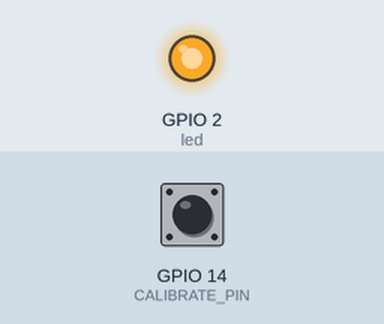
Simulated run of this sketch. Board: ESP8266 (NodeMCU). Shown: output pins drawn as LEDs (lit = HIGH). The inputs (shaded band) are chosen by the test bench; at power-on: GPIO 14 (CALIBRATE_PIN) HIGH. WiFi joins after 1.5 s; servers stay silent unless stated; what the sketch prints to the serial monitor is not drawn. At 0.3 s the program puts the board to deep sleep or switches it off; the recording ends there.

Above: at 0.13 s.
Timing chart, 0 to 0.3 s (numbered marks = the images above):
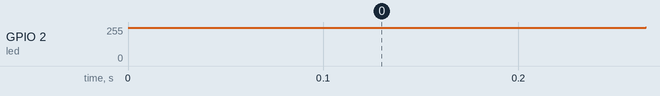

The sketch:

weeSpindel_firmware.ino
```cpp
// Stripped down version of the iSpindel logic, using ESP-NOW to
// transmit data packets. The data is formatted as a MQTT-style JSON
// message, with a "topic payload" structure. This allows a ESP-NOW
// gateway to bounce it straight to a MQTT broker.
//
// Note that this drops the DS18B20. The MPU sensor seems like it's in the
// same ballpark (usually under .5C difference), although it is
// a bit slower at catching temperature changes.

extern "C" {
  #include <espnow.h>
  #include <user_interface.h>
}
#include <ESP8266WiFi.h>
#include <ArduinoJson.h>
#include <Wire.h>

#include "I2Cdev.h"
#include "MPU6050_6Axis_MotionApps20.h"

// this isn't important unless you're trying to make a completely
// wireless bridge work.
#define WIFI_CHANNEL 7

// Time to linger after a transmit. In practice, we should never
// actually timeout since we'll sleep as soon as the transmit
// completes.
#define SEND_TIMEOUT 50

// Maximum time to be awake, in ms. This is needed in case the MPU sensor
// fails to return any samples.
#define WAKE_TIMEOUT  250

// I2C pins
#define SDA_PIN 4
#define SCL_PIN 5

// pull low to run in calibration mode
#define CALIBRATE_PIN 14

// number of tilt samples to average
#define MAX_SAMPLES 5

// Normal interval should be long enough to stretch out battery life. Since
// we're using the MPU temp sensor, we're probably going to see slower
// response times so longer intervals aren't a terrible idea.
#define NORMAL_INTERVAL 1800

// In calibration mode, we need more frequent updates.
#define CALIBRATION_INTERVAL 30

// This prefixes the identifier in the JSON message, which
// I feed directly to MQTT.
#define TOPIC_PREFIX "sensors/"

// When the battery cell (default assumes NiMH) gets this low,
// the ESP switches to every
// LOW_VOLTAGE_MULTIPLIER*SLEEP_UPDATE_INTERVAL second updates. Hopefully
// someone is monitoring that stuff and can swap batteries before it really dies.
#define LOW_VOLTAGE_THRESHOLD 1.2
#define LOW_VOLTAGE_MULTIPLIER 4

// when we booted
static unsigned long started = 0;

// This eliminates the intense startup spike caused by RF calibration.
// Without it, booting from an AAA NiMH is unreliable unless it's fresh
// off the charger. Normal deep sleeps have RFCAL disabled, so that hasn't been
// a huge problem.
RF_PRE_INIT() {
  started = millis();

  // Note: we don't need the radio off entirely because we're going to need it
  // pretty soonish.
  system_phy_set_powerup_option(2);  // stop the RFCAL at boot
  wifi_set_opmode_current(NULL_MODE);  // set Wi-Fi to unconfigured, don't save to flash

  // this *shouldn't* be needed, but let's try it.
  wifi_fpm_set_sleep_type(MODEM_SLEEP_T);
}

//RF_MODE(RF_NO_CAL)  // maybe equivalent?

//------------------------------------------------------------
static String nodeid;
static MPU6050 mpu;
static long sleep_interval = NORMAL_INTERVAL;

//------------------------------------------------------------
static const int led = LED_BUILTIN;

static inline void ledOn() {
  // reduce the brightness a whole bunch
  analogWrite(led, PWMRANGE-20);
}
static inline void ledOff() {
  analogWrite(led,0);
  digitalWrite(led, HIGH);
}

//-----------------------------------------------------------------
static void putMpuToSleep() {
  static int slept = 0;
  if( slept==0 ) {
    mpu.setSleepEnabled(true);
  }
  slept = 1;

}

static void actuallySleep() {
  // If we haven't already done this...
  putMpuToSleep();

  double uptime = (millis() - started)/1000.;

  long willsleep = sleep_interval - uptime;
  if( willsleep <= sleep_interval/2) {
    // If we somehow ended up awake longer than half a sleep interval,
    // sleep longer. This shouldn't happen in practice.
    willsleep = sleep_interval;
  }
  Serial.printf("Deep sleeping %d seconds after %.3g awake\n", willsleep, uptime);

  ledOff();
  ESP.deepSleepInstant(willsleep * 1000000, WAKE_NO_RFCAL);
}

//-----------------------------------------------------------------
static double voltage = HUGE_VAL;

static inline double readVoltage() {
  // 4.03v to 1.0v voltage divider (1M -> 330k 1%)
  // NOTE: overkill for an NiMH cell, but the weeSpindel
  // has a 10440 Li-ion option too.
  return (voltage = map(analogRead(A0),0,1024,0,4000)/1000.);
}

//--------------------------------------------------------------
static unsigned nsamples = 0;
static float samples[MAX_SAMPLES];
static float temperature = 0.0;
static long sent = 0;  // time of transmission

float round1(float value) {
   return (int)(value * 10 + 0.5) / 10.0;
}

static void sendSensorData() {
  Serial.println("Sending data...");

  // NOTE: max message length is 250 bytes.
  StaticJsonBuffer<200> jsonBuffer;
  JsonObject& root = jsonBuffer.createObject();
  JsonArray& s = root.createNestedArray("samples");

  // calculate average. Median might
  // throw away initial "bad" readings.
  double sum = 0;
  for( int i = 0; i < nsamples; i ++ ) {
    sum += samples[i];
    // throw the samples into the message too
    s.add(round1(samples[i]));
  }

  root["tilt"] = round1(sum / nsamples);
  root["tt"] = round1(temperature);
  root["v"] = voltage;
  root["interval"] = sleep_interval;

  String jstr;
  root.printTo(jstr);

  String msg = TOPIC_PREFIX;
  msg += nodeid;
  msg += " ";
  msg += jstr;

  Serial.println(msg);

  // Bring up the network as late as possible
  // NOTE: if we don't do this, the default channel will always
  // be "1", which is great if everything is default, but if
  // you want to run a ESPNOW-to-WiFi bridge then the
  // ESPNOW and WiFi channels *must* always be identical.
  // And yes, it does seem to ignore the channel setting in
  // esp_now_add_peer(). Sorta.
  Serial.println("Initialize network");
  WiFi.forceSleepWake();
  WiFi.persistent(false);
  WiFi.mode(WIFI_STA);
  WiFi.begin(nodeid,nodeid,WIFI_CHANNEL,NULL,false);
  WiFi.disconnect();

  if( esp_now_init() != 0 ) {
    Serial.println("ESPNOW init failed");
    actuallySleep();
  }

  // Configure for broadcast.
  static uint8_t broadcast_mac[] = { 0xFF, 0xFF, 0xFF, 0xFF, 0xFF, 0xFF };
  esp_now_set_self_role(ESP_NOW_ROLE_CONTROLLER);
  esp_now_add_peer(broadcast_mac, ESP_NOW_ROLE_SLAVE, WIFI_CHANNEL, NULL, 0);

  // We're doing a broadcast so we won't get an ACK packet, but this will
  // tell us when it's safe to go to sleep, which shaves most of SEND_TIMEOUT
  // off our wake cycle.
  sent = millis();
  esp_now_register_send_cb([](uint8_t *mac, uint8_t Status)
  {
    Serial.println("send status " + String(Status));

    // this should force us to sleep almost immediately when the loop()
    // next rolls around.
    sent = -3*SEND_TIMEOUT;
  });

  esp_now_send(NULL, (u8*)msg.c_str(), msg.length()+1);
}

void setup() {
  pinMode(led, OUTPUT);
  ledOn();

  {
    char buf[12];
    nodeid = "weeSpindel-";
    nodeid += itoa(ESP.getChipId(),buf,16);
  }

  Serial.begin(115200);
  Serial.println("Reboot");

  Serial.print("Node id: ");
  Serial.println(nodeid);

  Serial.print("Booting because ");
  Serial.println(ESP.getResetReason());

  Serial.println("Build: " __DATE__ " " __TIME__ );

  pinMode(CALIBRATE_PIN,INPUT_PULLUP);
  if( digitalRead(CALIBRATE_PIN) ) {
    Serial.println("Normal mode");

    readVoltage();
    bool lowv = !(voltage != HUGE_VAL && voltage > LOW_VOLTAGE_THRESHOLD);
    if( lowv ) {
      Serial.println("Voltage below threshold, sleeping longer");
      sleep_interval *= LOW_VOLTAGE_MULTIPLIER;
    }
  } else {
    Serial.println("Calibration mode");

    // The only difference between "normal" and "calibration"
    // is the update frequency. We still deep sleep between samples.
    sleep_interval = CALIBRATION_INTERVAL;
  }

  Serial.println("Starting MPU-6050");
  Wire.begin(SDA_PIN, SCL_PIN);
  Wire.setClock(400000);

  mpu.initialize();
  mpu.setFullScaleAccelRange(MPU6050_ACCEL_FS_2);
  mpu.setFullScaleGyroRange(MPU6050_GYRO_FS_250);
  mpu.setDLPFMode(MPU6050_DLPF_BW_5);
  mpu.setTempSensorEnabled(true);
  mpu.setInterruptLatch(0); // pulse
  mpu.setInterruptMode(1);  // Active Low
  mpu.setInterruptDrive(1); // Open drain
  mpu.setRate(17);
  mpu.setIntDataReadyEnabled(true);

  Serial.println("Finished setup");
}

static float calculateTilt(float ax, float az, float ay ) {
  float pitch = (atan2(ay, sqrt(ax * ax + az * az))) * 180.0 / M_PI;
  float roll = (atan2(ax, sqrt(ay * ay + az * az))) * 180.0 / M_PI;
  return sqrt(pitch * pitch + roll * roll);
}

void loop() {
  if( sent ) {
    if( millis()-sent > SEND_TIMEOUT ) actuallySleep();
  } else if( (millis()-started) > WAKE_TIMEOUT ) {
    // send anyways, we need to sleep
    sendSensorData();
  } else if( nsamples < MAX_SAMPLES && mpu.getIntDataReadyStatus() ) {
    int16_t ax, ay, az;
    mpu.getAcceleration(&ax, &az, &ay);

    float tilt = calculateTilt(ax, az, ay);
    if( tilt > 0.0 ) {
      // we sometimes get bogus zero initial readings
      // after a hard boot. Ignore them.
      samples[nsamples++] = tilt;
    }

    if( nsamples >= MAX_SAMPLES ) {
      // As soon as we have all our samples, read the temperature
      temperature = mpu.getTemperature() / 340.0 + 36.53;

      // ... and put the MPU back to sleep. No reason for it to
      // be sampling while we're doing networky things.
      putMpuToSleep();

      // no need to wait for the delay
      sendSensorData();
    }
  }

  // mpu.getIntDataReadyStatus() hits the I2C bus. We don't need
  // to poll every ms while we're gathering samples. Once we have
  // the samples we're just waiting for the transmit to clear, so
  // loop a bit quicker.
  delay((nsamples < MAX_SAMPLES) ? 5 : 1);
}
```

Measured:
- by itself, GPIO 2 (led): 250/255 → 255/255 at 0.27 s
